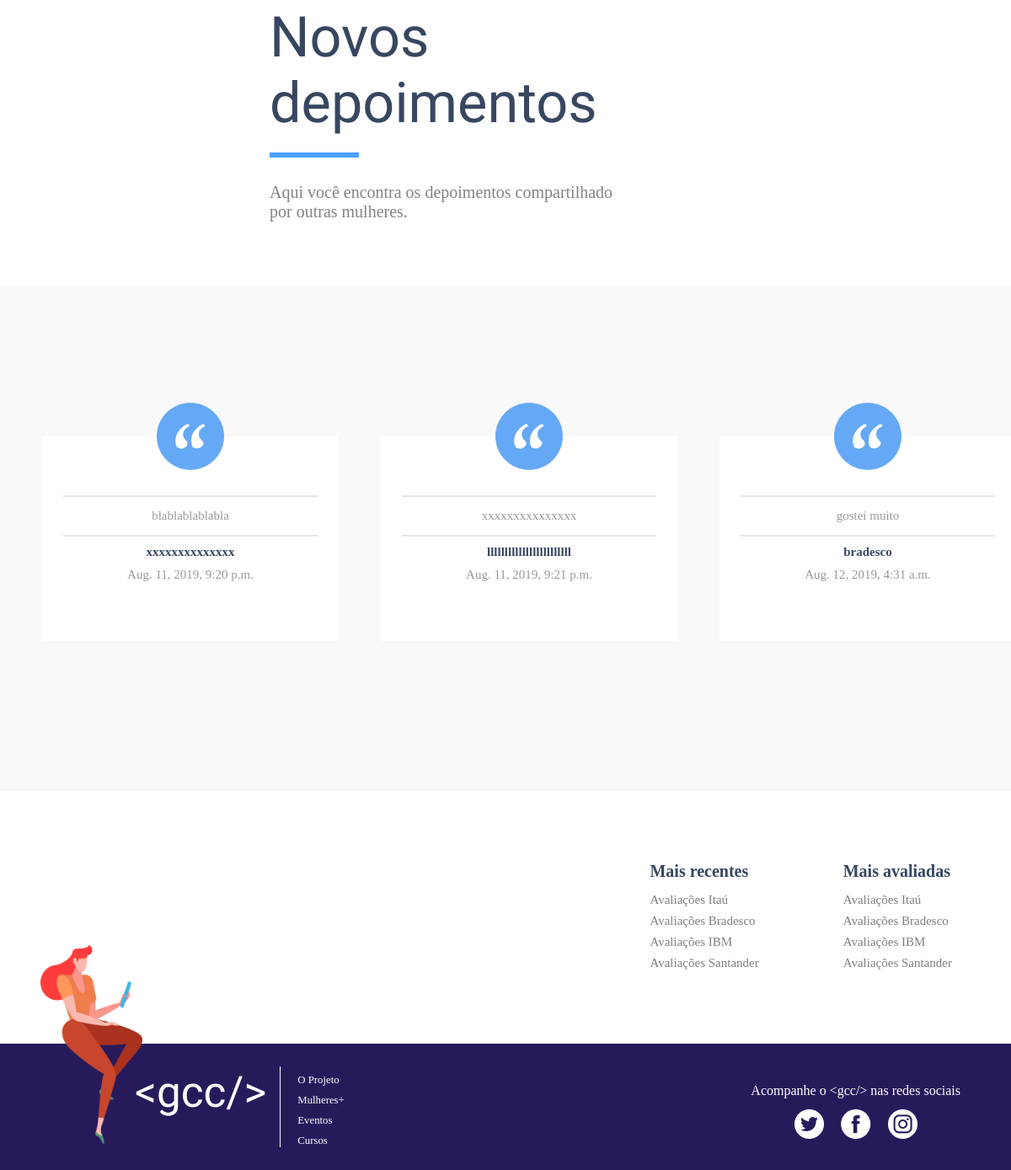
/depoimentos/ (lower part), run on an earlier commit of the app's database.
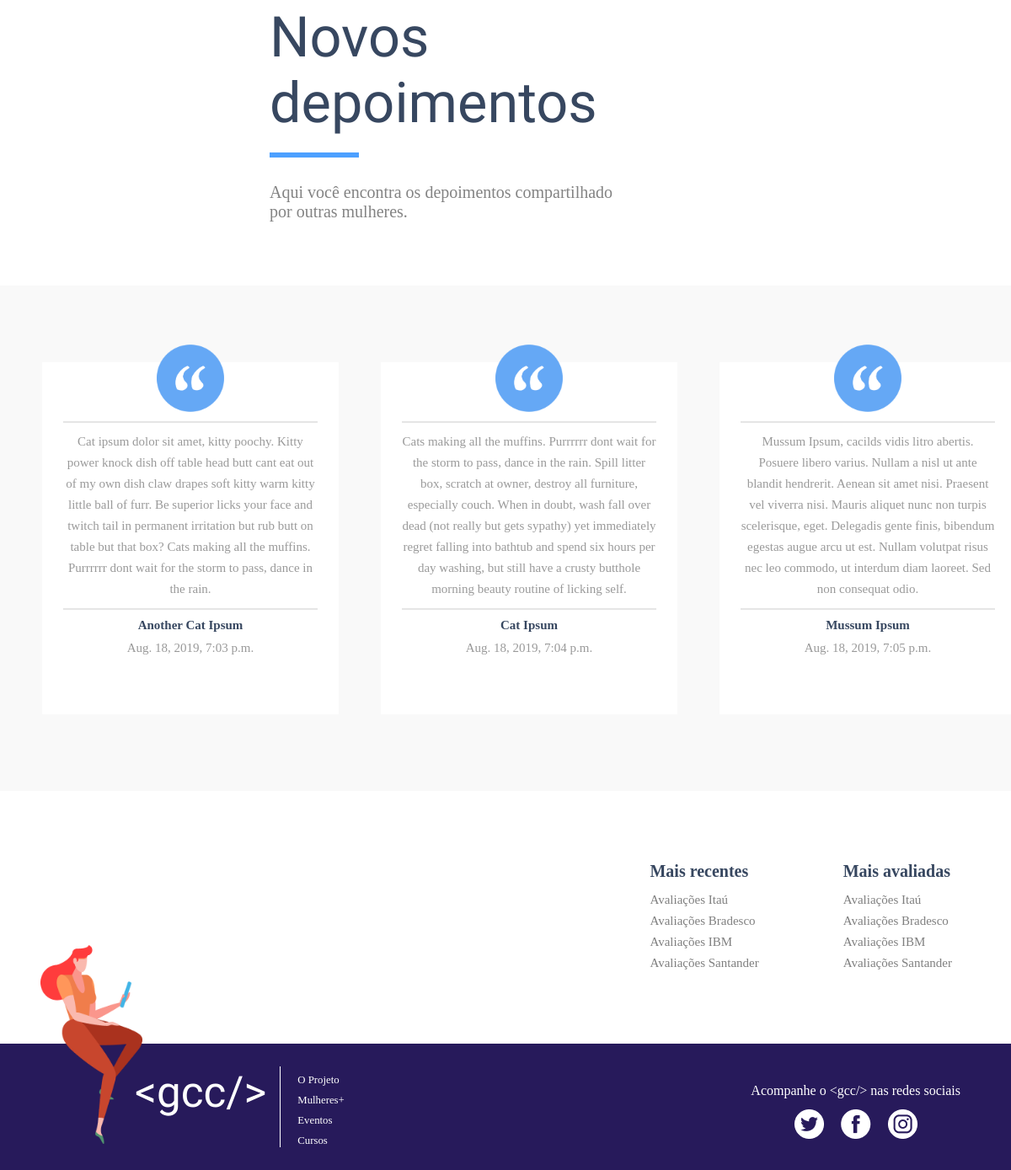
And on a later commit of the database.
### app/models.py (models this page shows, shortened)
class Depoimento(models.Model):
    empresa = models.CharField(max_length=200)
    funcionaria_atual = models.BooleanField
    avaliacao = models.TextField()
    recomendacao = models.CharField(max_length=200)
    data = models.DateTimeField(default=timezone.now)

### app/views.py (the view)
# urls.py: path('depoimentos/', depoimentos),
@never_cache
def depoimentos(request):
    depoimentos = Depoimento.objects.filter(data__lte=timezone.now()).order_by('data')
    return render(request, 'depoimentos.html', {'depoimentos': depoimentos})

### app/templates/depoimentos.html (shortened to what this page needs)
{% extends 'base.html' %}
{% block extra_head %}
<link rel="stylesheet" href="../static/depoimentos.css" />
{% endblock %}
{% block content %}
    <main class="pagina-depoimentos">
        <article class="novos-depoimentos">
            <h2>Novos depoimentos</h2>
            <p>Aqui você encontra os depoimentos compartilhado <br> por outras mulheres. </p>
        </article>
        <section class="depoimentos">
            {% for depoimento in depoimentos %}
                <div class="flex-conteiner">
                    <img src="../static/images/Aspas.png" alt="">
                    <p class="pseudo">
                        {{ depoimento.avaliacao|linebreaksbr }}
                    </p>
                    <h4> {{ depoimento.empresa }} </h4>
                    <p class="sem-pseudo"> {{ depoimento.data }} </p>
                </div>
            {% endfor %}
        </section>
        <section class="nav-empresas">
            <nav class="mais-recentes">
                <p>Mais recentes</p>
                <ul>
                    <li><a href="">Avaliações Itaú</a></li>
                    <li><a href="">Avaliações Bradesco</a></li>
                    <li><a href="">Avaliações IBM</a></li>
                    <li><a href="">Avaliações Santander</a></li>
                </ul>
            </nav>
            <nav class="mais-avaliadas">
                    <p>Mais avaliadas</p>
                    <ul>
                        <li><a href="">Avaliações Itaú</a></li>
                        <li><a href="">Avaliações Bradesco</a></li>
                        <li><a href="">Avaliações IBM</a></li>
                        <li><a href="">Avaliações Santander</a></li>
                    </ul>
                </nav>
        </section>
    </main>
{% endblock %}

What changed in the data, as far as the page shows it:
removed Depoimento: avaliacao "blablablablabla", empresa "xxxxxxxxxxxxxx", data "Aug. 11, 2019, 9:20 p.m."
removed Depoimento: avaliacao "xxxxxxxxxxxxxxx", empresa "llllllllllllllllllllllll", data "Aug. 11, 2019, 9:21 p.m."
removed Depoimento: avaliacao "gostei muito", empresa "bradesco", data "Aug. 12, 2019, 4:31 a.m."
added Depoimento: avaliacao "Cat ipsum dolor sit amet, kitty poochy. Kitty power knock dish off table head butt cant eat out of my own dish claw drapes soft kitty warm kitty little ball of furr. Be superior licks your face and twitch tail in permanent irritation but rub butt on table but that box? Cats making all the muffins. Purrrrrr dont wait for the storm to pass, dance in the rain.", empresa "Another Cat Ipsum", data "Aug. 18, 2019, 7:03 p.m."
added Depoimento: avaliacao "Cats making all the muffins. Purrrrrr dont wait for the storm to pass, dance in the rain. Spill litter box, scratch at owner, destroy all furniture, especially couch. When in doubt, wash fall over dead (not really but gets sypathy) yet immediately regret falling into bathtub and spend six hours per day washing, but still have a crusty butthole morning beauty routine of licking self.", empresa "Cat Ipsum", data "Aug. 18, 2019, 7:04 p.m."
added Depoimento: avaliacao "Mussum Ipsum, cacilds vidis litro abertis. Posuere libero varius. Nullam a nisl ut ante blandit hendrerit. Aenean sit amet nisi. Praesent vel viverra nisi. Mauris aliquet nunc non turpis scelerisque, eget. Delegadis gente finis, bibendum egestas augue arcu ut est. Nullam volutpat risus nec leo commodo, ut interdum diam laoreet. Sed non consequat odio.", empresa "Mussum Ipsum", data "Aug. 18, 2019, 7:05 p.m."
